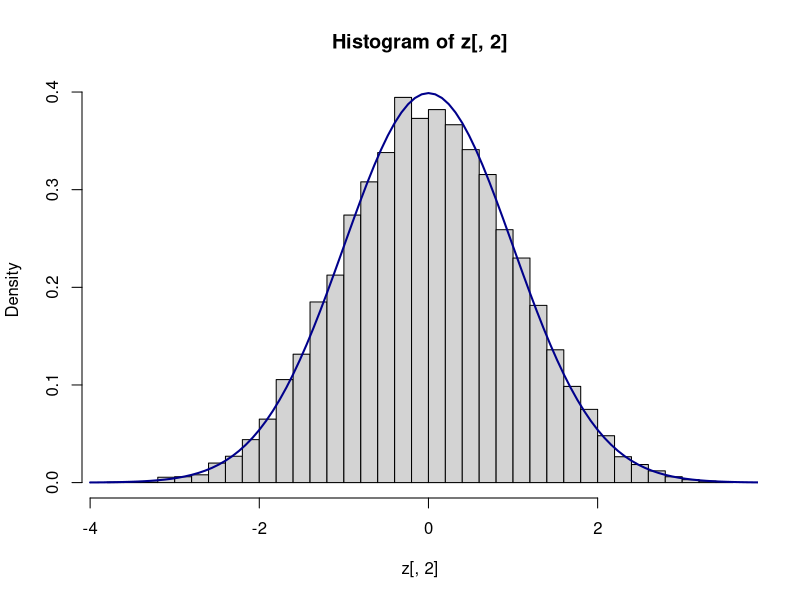
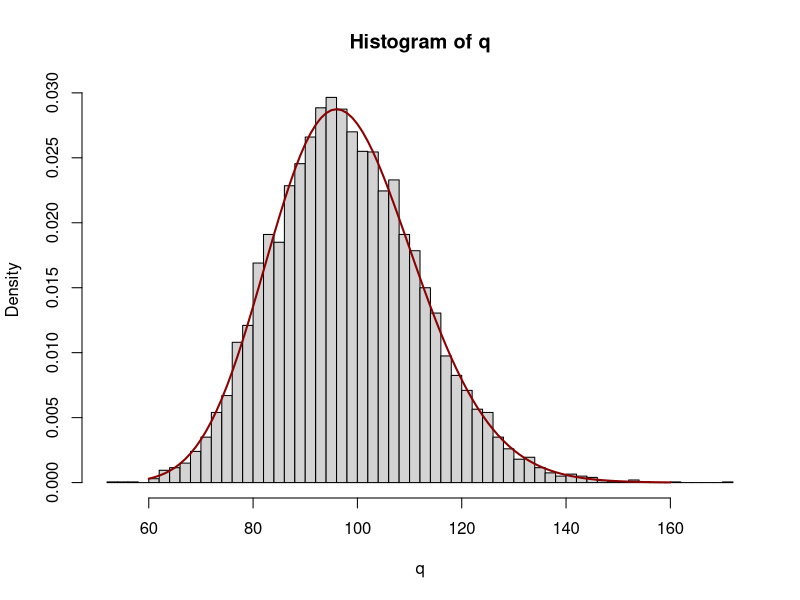
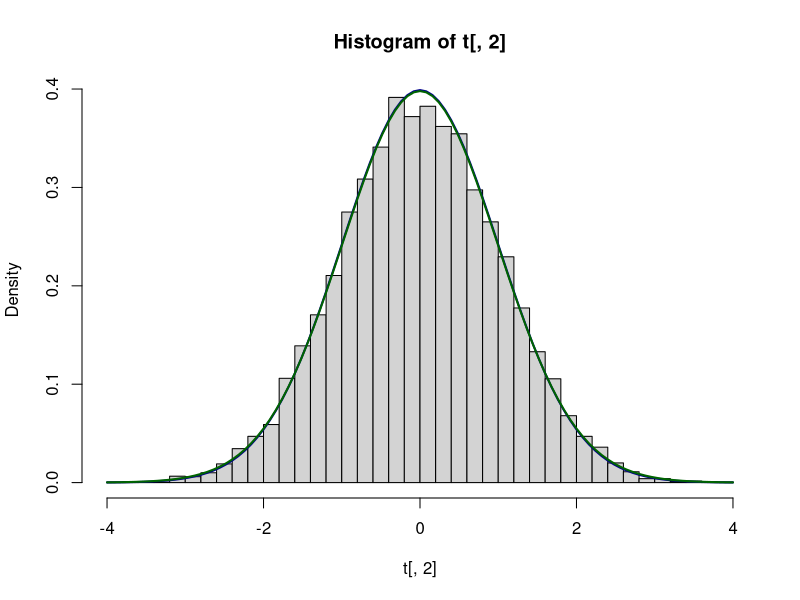

Write R code to recreate these figures, in order.

OLS <- function(y,X) {
  return(solve(t(X) %*% X) %*% t(X) %*% y)
}
data <- read.csv("auto.csv", header=TRUE)
names(data) <- c("price", "mpg", "weight")
y <- matrix(data$price)
X <- cbind(1, data$mpg, data$weight)

res <- lm(price ~ 1 + mpg + weight, data = data)
coef(summary(res))
summary(res)$fstatistic

n <- nrow(X); k <- ncol(X)
b <- OLS(y,X)
e <- y - X %*% b
s2 <- t(e) %*% e / (n - k)
XpXinv <- solve(t(X) %*% X)
se <- sqrt(s2 * diag(XpXinv))

t <- (b - 0) / se
(p <- apply(t, 1, function(t) {2 * pt(-abs(t), df = (n - k))}))

(F <- t(b) %*% (t(X) %*% X) %*% b / (s2*3))

R <- rbind(c(0, 1, 0), c(0, 0, 1)); J <- 2
select.var <- solve(R %*% solve(t(X) %*% X) %*% t(R))
(F <- t(R %*% b) %*% select.var %*% (R %*% b) / (s2 * J))

reps <- 10000; n <- 100; k <- 2
z <- matrix(rep(0,reps*k),ncol=k)
q <- matrix(rep(0,reps),ncol=1)
t <- matrix(rep(0,reps*k),ncol=k)

for (i in 1:reps) {
  # simulate the true model
  beta <- matrix(c(42,8), nrow=2)
  X <- cbind(1, rnorm(n))
  sigma <- 1
  eps <- matrix(rnorm(n, 0, sigma), nrow=n)
  y <- X %*% beta + eps

  # run OLS and prepare everything we need to calculate z, q, and t
  b <- OLS(y,X)
  e <- y - X %*% b
  XpXinv = solve(t(X) %*% X)
  s2 <- t(e) %*% e / (n-k)
  se <- sqrt(s2 * diag(XpXinv))

  # calculate test statistics
  z[i, ] <- (b - beta) / sqrt(sigma^2 * diag(XpXinv))
  q[i] <- (t(e) %*% e) / sigma^2
  t[i, ] <- (b - beta) / se # t[i, ] <- (b - c(42,7.9)) / se # what if we have the wrong null?
}

png(filename="inserts/graph1.png",height=300,width=500)
hist(z[ , 2], breaks = reps / 200, probability = T)
curve(dnorm(x, mean = 0, sd = 1), from = -4, to = 4, add=T, lwd=2, col="darkblue")
dev.off()

png(filename="inserts/graph2.png",height=300,width=500)
hist(q, breaks = 50, probability = T)
curve(dchisq(x, df = n-k), from = 60, to = 160, add=T, lwd=2, col="darkred")
dev.off()

png(filename="inserts/graph3.png",height=300,width=500)
hist(t[ ,2], breaks = reps / 200, probability = T)
curve(dnorm(x, mean = 0, sd = 1), from = -4, to = 4, add=T, lwd=2, col="darkblue")
curve(dt(x, df = n-k), from = -4, to = 4, add=T, lwd=2, col="darkgreen")
dev.off()

n <- 36
xtx <- n * matrix(c(1, 0.52, 0.52, 1), ncol = 2)
xtr <- n * matrix(c(-0.26, -0.42), ncol = 1)
(b <- solve(xtx) %*% xtr)

p <- 3
(sigma.hat.sq <- (n / (n - p)) * (1 - b[1]^2 - b[2]^2 - 2 * b[1] * b[2] * 0.52))

vcov.mat <- sigma.hat.sq * solve(xtx)
se1 <- sqrt(vcov.mat[1,1])
se2 <- sqrt(vcov.mat[2,2])
pt(b[1]/se1, n - p)
pt(b[2]/se2, n - p)

R <- t(matrix(c(-1, 1))); r <- 0
G <- R %*% b - r
(F <- (G %*% R %*% solve(xtx) %*% t(R) %*% t(G))/sigma.hat.sq)
